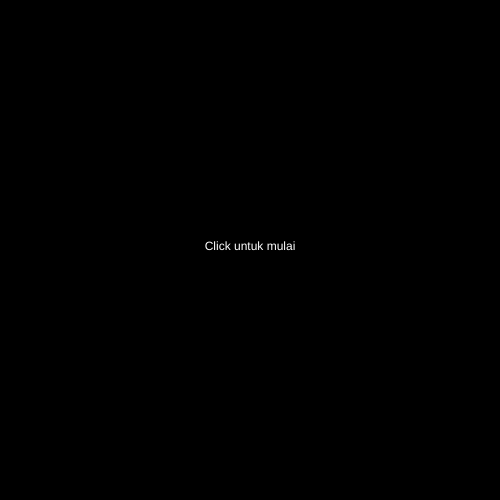
Frame 1 (no input)
Frame 60 (no input): identical to frame 1, image omitted
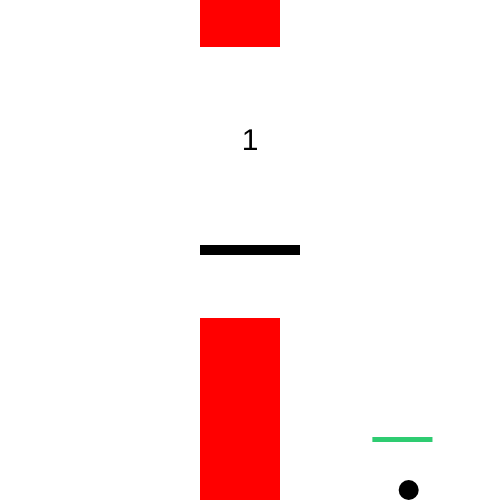
Frame 120 (the mouse pressed at the canvas centre since frame 60)

The p5.js sketch that drew these frames (run headless with seeded random() and noise() and a simulated clock; from frame 60 on, the mouse is pressed at the canvas centre):

// p5.js sketch
// ── sketch.js
let gameScreen = 0;
let ballX, ballY;
let ballSize = 20;
let ballColor;
let gravity = 1;
let ballSpeedVert = 0;
let airFriction = 0.0001;
let friction = 0.1;

let racketColor;
let racketWidth = 100;
let racketHeight = 10;
let racketBounceRate = 20;

let ballSpeedHorizon = 10;
let wallSpeed = 5;
let wallInterval = 1000;
let lastAddTime = 0;
let minGapHeight = 200;
let maxGapHeight = 300;
let wallWidth = 80;
let wallColors;

let maxHealth = 100;
let health = 100;
let healthDecrease = 1;
let healthBarWidth = 60;
let scoreVal = 0;

let wallRadius = 50;
let walls = [];

function setup() {
  createCanvas(500, 500);
  ballColor = color(0);
  racketColor = color(0);
  wallColors = color(255,0,0);
  ballX = width / 4;
  ballY = height / 5;
}

function draw() {
  if (gameScreen === 0) initScreen();
  else if (gameScreen === 1) gameScreenDisplay();
  else if (gameScreen === 2) gameOverScreen();
}

function initScreen() {
  background(0);
  textAlign(CENTER);
  fill(255);
  text("Click untuk mulai", width / 2, height / 2);
}

function gameScreenDisplay() {
  background(255);
  drawBall();
  applyGravity();
  keepInScreen();
  drawRacket();
  watchRacketBounce();
  applyHorizontalSpeed();
  wallAdder();
  wallHandler();
  drawHealthBar();
  printScore();
}

function gameOverScreen() {
  background(0);
  textAlign(CENTER);
  fill(255);
  textSize(30);
  text("Game Over", width / 2, height / 2 - 20);
  textSize(15);
  text("Click to Restart", width / 2, height / 2 + 10);
  printScore();
}

function mousePressed() {
  if (gameScreen === 0) startGame();
  else if (gameScreen === 2) restart();
}

function startGame() {
  gameScreen = 1;
}

function drawBall() {
  fill(ballColor);
  ellipse(ballX, ballY, ballSize, ballSize);
}

function applyGravity() {
  ballSpeedVert += gravity;
  ballY += ballSpeedVert;
  ballSpeedVert -= ballSpeedVert * airFriction;
}

function makeBounceBottom(surface) {
  ballY = surface - ballSize / 2;
  ballSpeedVert *= -1;
  ballSpeedVert -= ballSpeedVert * friction;
}

function makeBounceTop(surface) {
  ballY = surface + ballSize / 2;
  ballSpeedVert *= -1;
  ballSpeedVert -= ballSpeedVert * friction;
}

function makeBounceLeft(surface) {
  ballX = surface + ballSize / 2;
  ballSpeedHorizon *= -1;
  ballSpeedHorizon -= ballSpeedHorizon * friction;
}

function makeBounceRight(surface) {
  ballX = surface - ballSize / 2;
  ballSpeedHorizon *= -1;
  ballSpeedHorizon -= ballSpeedHorizon * friction;
}

function keepInScreen() {
  if (ballY + ballSize / 2 > height) makeBounceBottom(height);
  if (ballY - ballSize / 2 < 0) makeBounceTop(0);
  if (ballX - ballSize / 2 < 0) makeBounceLeft(0);
  if (ballX + ballSize / 2 > width) makeBounceRight(width);
}

function drawRacket() {
  fill(racketColor);
  rectMode(CENTER);
  rect(mouseX, mouseY, racketWidth, racketHeight);
}

function watchRacketBounce() {
  let overhead = mouseY - pmouseY;

  if (
    ballX + ballSize / 2 > mouseX - racketWidth / 2 &&
    ballX - ballSize / 2 < mouseX + racketWidth / 2
  ) {
    if (dist(ballX, ballY, ballX, mouseY) <= ballSize / 2 + abs(overhead)) {
      makeBounceBottom(mouseY);
      if (overhead < 0) {
        ballY += overhead;
        ballSpeedVert += overhead;
      }
      ballSpeedHorizon = (ballX - mouseX) / 5;
    }
  }
}

function applyHorizontalSpeed() {
  ballX += ballSpeedHorizon;
  ballSpeedHorizon -= ballSpeedHorizon * airFriction;
}

function wallAdder() {
  if (millis() - lastAddTime > wallInterval) {
    let gapHeight = int(random(minGapHeight, maxGapHeight));
    let gapY = int(random(0, height - gapHeight));

    walls.push({
      x: width,
      y: gapY,
      w: wallWidth,
      h: gapHeight,
      scored: false
    });

    lastAddTime = millis();
  }
}

function wallHandler() {
  for (let i = walls.length - 1; i >= 0; i--) {
    wallMover(i);
    wallDrawer(i);
    watchWallCollision(i);
    if (walls[i].x + walls[i].w <= 0) walls.splice(i, 1);
  }
}

function wallMover(i) {
  walls[i].x -= wallSpeed;
}

function wallDrawer(i) {
  let wall = walls[i];
  rectMode(CORNER);
  fill(255, 0, 0);

  rect(wall.x, 0, wall.w, wall.y);
  rect(wall.x, wall.y + wall.h, wall.w, height - (wall.y + wall.h));
}

function watchWallCollision(i) {
  let wall = walls[i];

  let inX =
    ballX + ballSize / 2 > wall.x &&
    ballX - ballSize / 2 < wall.x + wall.w;

  let hitTop = inX && ballY - ballSize / 2 < wall.y;
  let hitBottom =
    inX && ballY + ballSize / 2 > wall.y + wall.h;

  if (hitTop || hitBottom) decreaseHealth();

  if (ballX > wall.x + wall.w / 2 && !wall.scored) {
    wall.scored = true;
    score();
  }
}

function decreaseHealth() {
  health -= healthDecrease;
  if (health <= 0) gameScreen = 2;
}

function drawHealthBar() {
  noStroke();
  rectMode(CORNER);
  fill(230);
  rect(ballX - healthBarWidth / 2, ballY - 30, healthBarWidth, 5);

  if (health > 60) fill(46, 204, 113);
  else if (health > 30) fill(230, 126, 34);
  else fill(231, 76, 60);

  rect(
    ballX - healthBarWidth / 2,
    ballY - 30,
    (healthBarWidth * health) / maxHealth,
    5
  );
}

function score() {
  scoreVal++;
}

function printScore() {
  textAlign(CENTER);

  if (gameScreen === 1) {
    fill(0);
    textSize(30);
    text(scoreVal, width / 2, height / 2 - 100);
  } else if (gameScreen === 2) {
    fill(255);
    textSize(30);
    text("Score: " + scoreVal, width / 2, height / 2 + 80);
  }
}

function restart() {
  scoreVal = 0;
  health = maxHealth;
  ballX = width / 4;
  ballY = height / 5;
  walls = [];
  lastAddTime = 0;
  gameScreen = 0;
}
